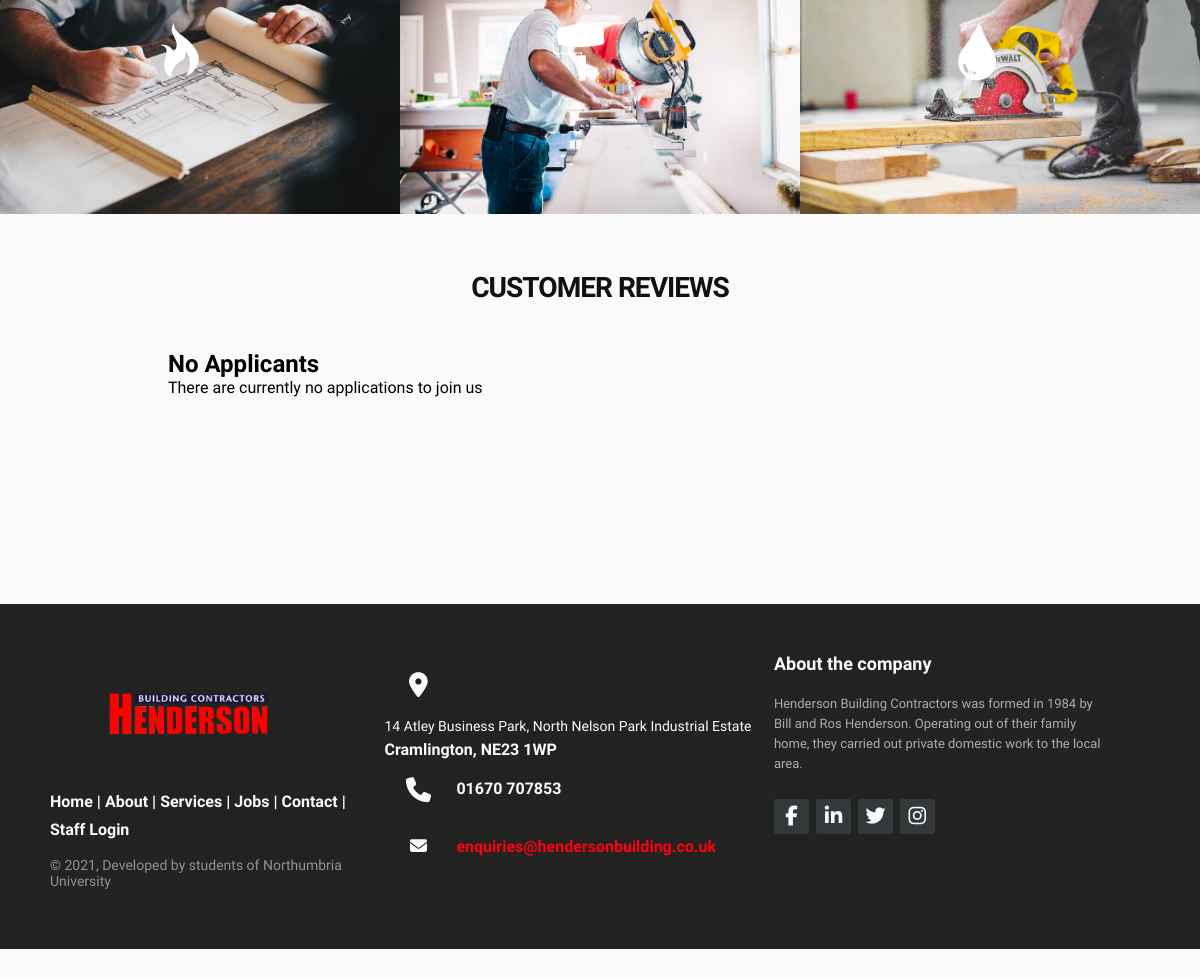
Before: /frontend/index.php (lower part) with the older database file.
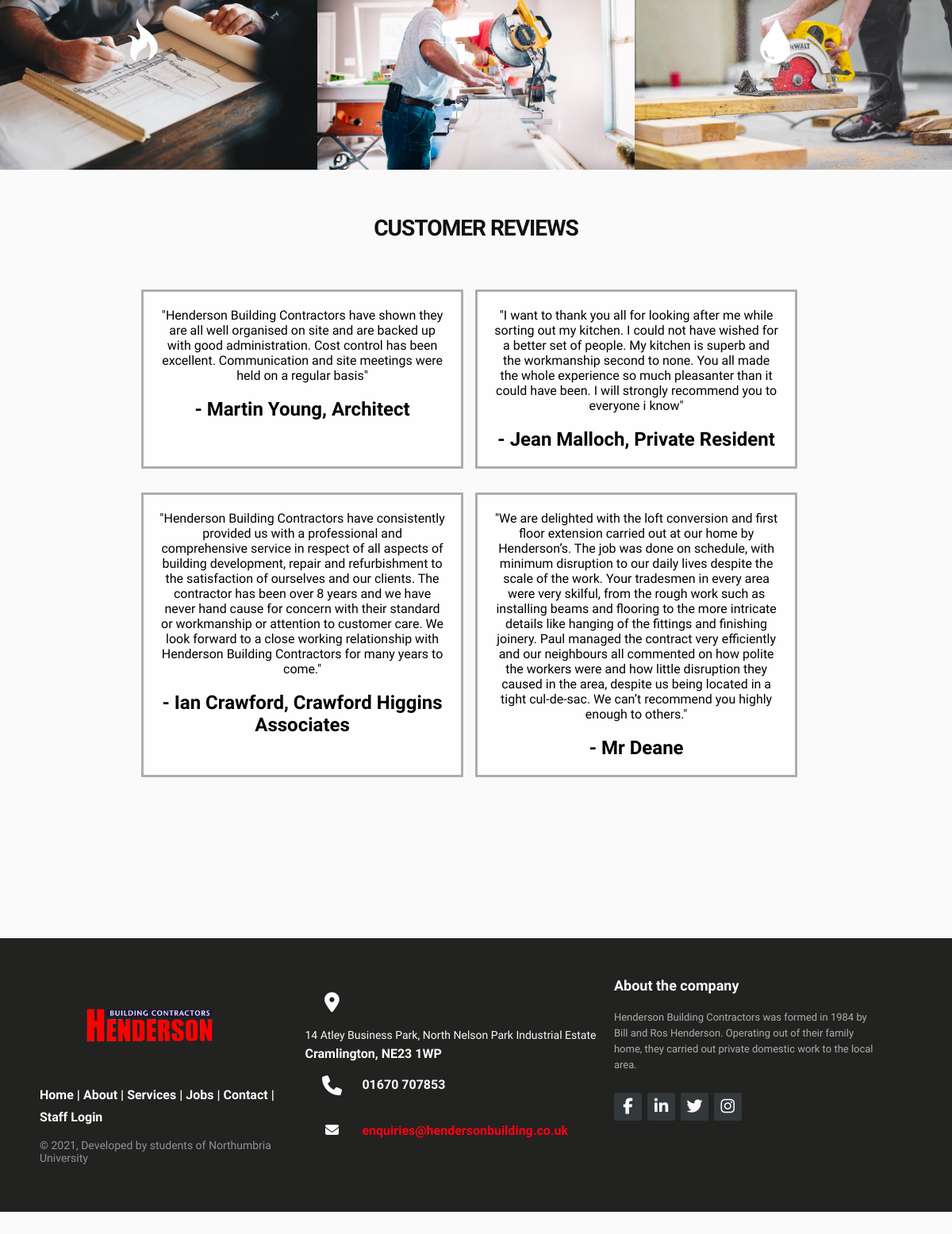
After: the same page with the newer database file.
### tables this page shows
CREATE TABLE "hd_reviews" (
	"review_id"	INTEGER,
	"customer_name"	TEXT,
	"review"	TEXT,
	PRIMARY KEY("review_id")
);

### frontend/inc/functions.php (the view, shortened to what this page needs)
<?php
function getDatabase(){
    try{
        $dir = 'sqlite:../DB/hendersonDB.sqlite';
        $dbConnection  = new PDO($dir) or die("cannot open the database");
    }catch (Exception $e) {
        echo "There was a problem: " . $e->getMessage();
    }
    return $dbConnection;
}
function makePageStart() {
	$pageStartContent = <<<PAGESTART
    <!DOCTYPE html>
    <html lang="en">
    <head>
        <meta charset="UTF-8">
        <meta name="viewport" content="width=device-width, initial-scale=1.0">
        <script src="https://kit.fontawesome.com/a076d05399.js"></script>
        <title>Henderson Building Contractors</title>
        <link rel="icon" href="styles/images/logo.png" type="image" sizes="16x16">
        <link rel="stylesheet" href="styles/style.css">
    </head>
PAGESTART;
	$pageStartContent .="\n";
	return $pageStartContent;
}
function makeFooter(){
    $footer = <<<FOOTER
    <footer class="footer-distributed">
        <div class="footer-left">
            <img src="styles/images/logo.png">
            <p class="footer-links">
            <a href="index.php">Home</a>
            |
            <a href="about.php">About</a>
            |
            <a href="services.php">Services</a>
            |
            <a href="jobs.php">Jobs</a>
            |
            <a href="contactForm.php">Contact</a>
            |
            <a href="loginForm.php">Staff Login</a>
            </p>
            <p class="footer-company-name">© 2021, Developed by students of Northumbria University</p>
        </div>
        <div class="footer-center">
            <div>
            <i class="fa fa-map-marker"></i>
            <p><span>14 Atley Business Park,
                North Nelson Park Industrial Estate</span>
                Cramlington, NE23 1WP</p>
            </div>
            <div>
                <i class="fa fa-phone"></i>
                <p>01670 707853</p>
            </div>
            <div>
                <i class="fa fa-envelope"></i>
                <p><a href="mailto:enquiries@hendersonbuilding.co.uk">enquiries@hendersonbuilding.co.uk</a></p>
            </div>
        </div>
        <div class="footer-right">
            <p class="footer-company-about">
            <span>About the company</span>
                Henderson Building Contractors was formed in 1984 by Bill and Ros Henderson. Operating out of their family home, they carried out private domestic work to the local area.</p>
            <div class="footer-icons">
                <a href="#"><i class="fab fa-facebook-f"></i></a>
                <a href="#"><i class="fab fa-linkedin-in"></i></a>
                <a href="#"><i class="fab fa-twitter"></i></a>
                <a href="#"><i class="fab fa-instagram"></i></a>
            </div>
        </div>
    </footer>
FOOTER;
    $footer .="\n";
    return $footer;
}
function makePageEnd(){
    $pageEndContent = <<<PAGEEND
    </html>
PAGEEND;
    $pageEndContent .="\n";
    return $pageEndContent;
}
function getReviews(){
        $dbConn = getDatabase();
        $select_stmt = $dbConn->prepare("SELECT review_id AS 'ID',
                                                review,
                                                customer_name
                                                FROM hd_reviews
                                                limit 6");
        $select_stmt->execute();
        $reviews = array();
        if ($select_stmt->execute()) {
            while ($row = $select_stmt->fetch(PDO::FETCH_ASSOC)) {
                $reviews[] = $row;
            }
        }
 $reviewBox = "";
    if(empty($reviews)){
        $reviewPage = <<<REVIEWS
        <div class="no-applicants">
            <div class="applicants-message">
                <h2>No Applicants</h2>
                <p>There are currently no applications to join us</p>
                <br>
            </div>
        </div>
REVIEWS;
    }else{
    foreach ( $reviews as $reviewItem ) {
        $reviewBox .= "<div class='job-box'>";
        foreach ( $reviewItem as $key => $value ) {
            switch ($key) {
                case 'review':
                    $reviewBox .= "$value</h2><br><br>";
                    break;
                case 'customer_name':
                    $reviewBox .= "<h2><b> - </b>$value";
                    break;
            }
        }
        $reviewBox .= "</div>";
    }
    $reviewPage = <<<REVIEWS
                   $reviewBox
REVIEWS;
    }
return $reviewPage;
}
?>

### frontend/index.php (shortened to what this page needs)
<?php
  require_once("inc/functions.php");
  echo makePageStart();
?>
<body>
<div class="content-wrapper">
    <div class="portfolio-items-wrapper">
        <div class="portfolio-item-wrapper">
            <div class="img-text-wrapper">
                <div class="logo-wrapper">
                    <img src="styles/images/IMG_0147W.PNG">
                </div>
                <div class="subtitle">
                    <a href="services.php" class="subtitle"> Fire Damage</a>
                </div>
            </div>
        </div>
        <div class="portfolio-item-wrapper">
            <div class="img-text-wrapper">
                <div class="logo-wrapper">
                    <img src="styles/images/IMG_0149W.PNG">
                </div>
                <div class="subtitle">
                    <a href="services.php" class="subtitle">Refurbishment</a>
                </div>
            </div>
        </div>
        <div class="portfolio-item-wrapper">
            <div class="img-text-wrapper">
                <div class="logo-wrapper">
                    <img src="styles/images/IMG_0144W.PNG">
                </div>
                <div class="subtitle">
                    <a href="services.php" class="subtitle"> Flood Damage</a>
                </div>
            </div>
        </div>
    </div>
    <div class="review-item-wrapper">
         <div class="review-text-wrapper">
             <div class="title">
                    <h3>Customer Reviews</h3>
             </div>
             <div class="job-page">
                    <?php echo getReviews();?>
             </div>
        </div>
    </div>
</div>
</body>
<?php
echo makeFooter();
echo makePageEnd();
?>

### frontend/styles/style.css (style rules this page uses)
* { margin: 0; padding: 0; box-sizing: border-box; font-family: 'Open Sans Condensed', sans-serif; }
body { background-repeat: no-repeat; background-size: cover; background-color: #FAFAFA; }
html, body { min-height: 100vh; }
.title { font-size: x-large; text-align: center; height: 30%; color: #111; font-weight: bold; letter-spacing: -1px; line-height: 1; text-align: center; text-transform: uppercase; display: flex; align-items: center; flex-flow: column wrap; width: 100%; margin: 0; }
.job-page { display: flex; flex-wrap: wrap; flex-flow: row wrap; width: 100%; padding: 5%; }
.job-page .job-box { width: 47%; display: block; overflow: hidden; height: 400x; padding: 20px; margin:5px; margin-left:10px; margin-top: 15px; margin-bottom: 15px; text-align: center; border-radius: 1px; border: solid #ADADAD; background-color: #FEFEFE; }
footer { position: relative; bottom: 0; }
.footer-distributed { background-color: #222221; box-sizing: border-box; width: 100%; text-align: left; font: bold 16px sans-serif; padding: 50px 50px 60px 50px; margin-top: 80px; }
.footer-distributed .footer-left, .footer-distributed .footer-center, .footer-distributed .footer-right { display: inline-block; vertical-align: top; }
.footer-distributed .footer-left { width: 30%; }
.footer-distributed .footer-left img { width: 80%; }
.footer-distributed .footer-links { color: #FAFAFA; margin: 20px 0 12px; }
.footer-distributed .footer-links a { display:inline-block; line-height: 1.8; text-decoration: none; color: inherit; }
.footer-distributed .footer-company-name { color: #8f9296; font-size: 14px; font-weight: normal; margin: 0; }
.footer-distributed .footer-center { width: 35%; }
.footer-distributed .footer-center i { background-color: #222221; color: #FAFAFA; font-size: 25px; width: 38px; height: 38px; border-radius: 50%; text-align: center; line-height: 42px; margin: 10px 15px; vertical-align: middle; }
.footer-distributed .footer-center i.fa-envelope { font-size: 17px; line-height: 38px; }
.footer-distributed .footer-center p { display: inline-block; color: #FAFAFA; vertical-align: middle; margin:0; }
.footer-distributed .footer-center p span { display:block; font-weight: normal; font-size:14px; line-height:2; }
.footer-distributed .footer-center p a { color: #FE0212; text-decoration: none; }
.footer-distributed .footer-right { width: 30%; }
.footer-distributed .footer-company-about { line-height: 20px; color: #ADADAD; font-size: 13px; font-weight: normal; margin: 0; }
.footer-distributed .footer-company-about span { display: block; color: #FAFAFA; font-size: 18px; font-weight: bold; margin-bottom: 20px; }
.footer-distributed .footer-icons { margin-top: 25px; }
.footer-distributed .footer-icons a { display: inline-block; width: 35px; height: 35px; cursor: pointer; background-color: #33383b; border-radius: 2px; font-size: 20px; color: #FAFAFA; text-align: center; line-height: 35px; margin-right: 3px; margin-bottom: 5px; }
.portfolio-items-wrapper { display: grid; grid-template-columns: 1fr 1fr 1fr; }
.portfolio-item-wrapper { position: relative; }
.img-text-wrapper { position: absolute; top: 0; display: flex; flex-direction: column; justify-content: center; align-items: center; height: 100%; text-align: center; padding-left: 100px; padding-right: 100px; }
.logo-wrapper img { width: 50%; align-content: center; }
.img-text-wrapper .subtitle { transition: 1s; font-weight: 600; color: transparent; }
.review-item-wrapper { padding: 5% 10% 5% 10%; }

Changed rows visible on the page:
added hd_reviews: review "\"Henderson Building Contractors have shown they are all well organised on site and are backed up with good administration. Cost control has been excellent. Communication and site meetings were held on a regular basis\"", customer_name "Martin Young, Architect"
added hd_reviews: review "\"I want to thank you all for looking after me while sorting out my kitchen. I could not have wished for a better set of people. My kitchen is superb and the workmanship second to none. You all made the whole experience so much pleasanter than it could have been. I will strongly recommend you to everyone i know\"", customer_name "Jean Malloch, Private Resident"
added hd_reviews: review "\"Henderson Building Contractors have consistently provided us with a professional and comprehensive service in respect of all aspects of building development, repair and refurbishment to the satisfaction of ourselves and our clients. The contractor has been over 8 years and we have never hand cause for concern with their standard or workmanship or attention to customer care. We look forward to a close working relationship with Henderson Building Contractors for many years to come.\"", customer_name "Ian Crawford, Crawford Higgins Associates"
added hd_reviews: review "\"We are delighted with the loft conversion and first floor extension carried out at our home by Henderson’s. The job was done on schedule, with minimum disruption to our daily lives despite the scale of the work. Your tradesmen in every area were very skilful, from the rough work such as installing beams and flooring to the more intricate details like hanging of the fittings and finishing joinery. Paul managed the contract very efficiently and our neighbours all commented on how polite the workers were and how little disruption they caused in the area, despite us being located in a tight cul-de-sac. We can’t recommend you highly enough to others.\"", customer_name "Mr Deane"
Other visible differences:
text no longer shown: "No Applicants There are currently no applications to join us"
